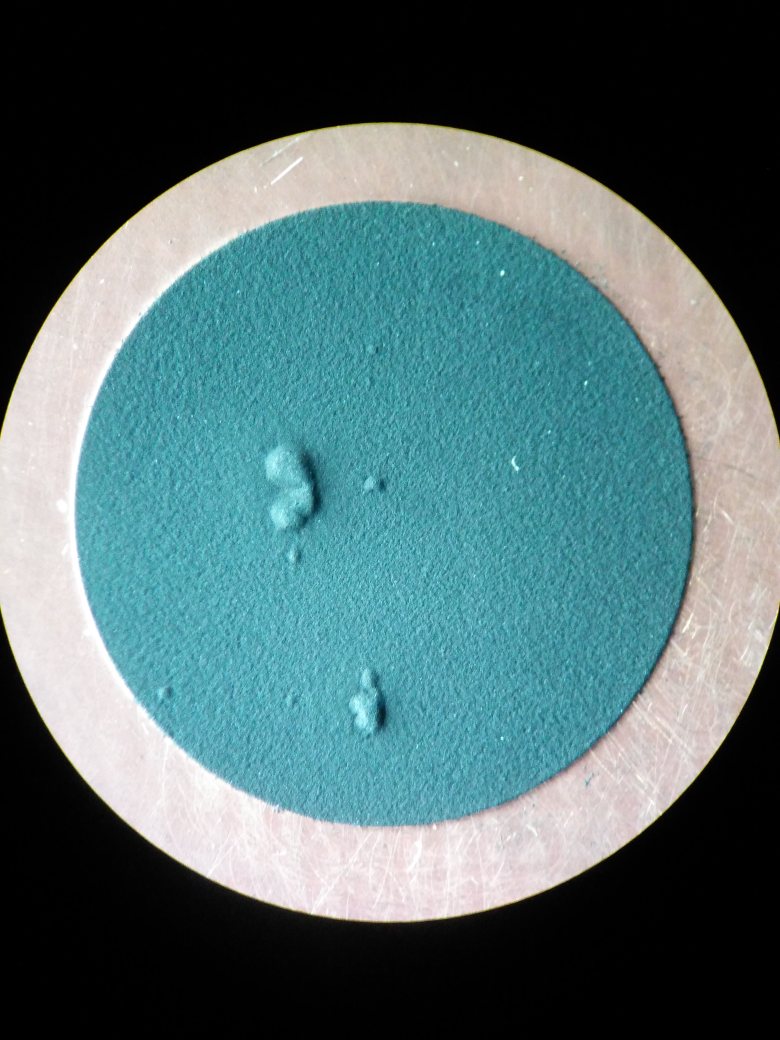
#> input picture figures/agglomerat.jpg, 3120 x 4160 px (shown at 1/4 size)
$ jupyter execute --allow-errors agglomerat2_analysis.ipynb   (shell and % lines are left out)   (older library calls are emulated)
#> lines starting #> are read from the running program, lines starting #| are printed output that depends on the picture
### utils/analyze.py
import os
import shelve
import numpy as np
import itertools
import glob
import lmfit
from skimage import draw, transform
import scipy.signal
from scipy.ndimage.filters import gaussian_filter
from scipy.ndimage.interpolation import rotate
from scipy.interpolate import interpn
import cairocffi as cairo
import matplotlib.pyplot as plt


base_dir = "data"


# [7 lines left out: function _make_prefix, not called in this run]


def load_data(directory, numbers='all', legacy=False):
#> called with directory = 'agglomerat2', legacy = False
    x, y, z, T, settings = [[] for _ in range(5)]
    if not legacy:
        t = []
    data_dir = os.path.join(base_dir, directory)
    filename_template = "%03d_%s.npy"
    if numbers == 'all':
        numbers = itertools.count(start=1)
    for i in numbers:
        try:
            x.append(np.load(os.path.join(data_dir, filename_template % (i, "x"))))
            y.append(np.load(os.path.join(data_dir, filename_template % (i, "y"))))
            z.append(np.load(os.path.join(data_dir, filename_template % (i, "z"))))
            T.append(np.load(os.path.join(data_dir, filename_template % (i, "T"))))
            if not legacy:
                t.append(np.load(os.path.join(data_dir, filename_template % (i, "t"))))
            with shelve.open(os.path.join(data_dir, '%03d_settings' % i)) as file:
                settings.append(file['settings'])
        except FileNotFoundError as error:
            if type(numbers) is itertools.count:
                break
            elif i in numbers:
                raise error
    if not legacy:
        return x, y, z, T, t, settings
    else:
        return x, y, z, T, settings

# [278 lines left out: functions load_raw_data, wiener, sensor_function, sample_shape, residual, detrend2D and 3 more, not called in this run]

### agglomerat2_analysis.ipynb
[cell 1]
from utils.analyze import load_data, detrend2D, wiener, sensor_function, sample_shape, sgolay2d
from utils.plot import plot, ProfileBuilder, plot_profile
import matplotlib.pyplot as plt
import numpy as np
import scipy.ndimage as ndi
#from scipy.ndimage import imread
#from scipy.ndimage.interpolation import rotate

#> (a cell that did not finish here is left out)

[cell 3]
def logscale(x, a=1):
    return np.log(x - x.min() + 1) ** (1/a)

#> (a cell that did not finish here is left out)

[cell 5]
mic = ndi.imread("figures/agglomerat.jpg")
#> mic is the input picture: shape (4160, 3120, 3); mean R, G, B 80.3, 108.4, 110.9
mic = ndi.interpolation.rotate(mic, -90)
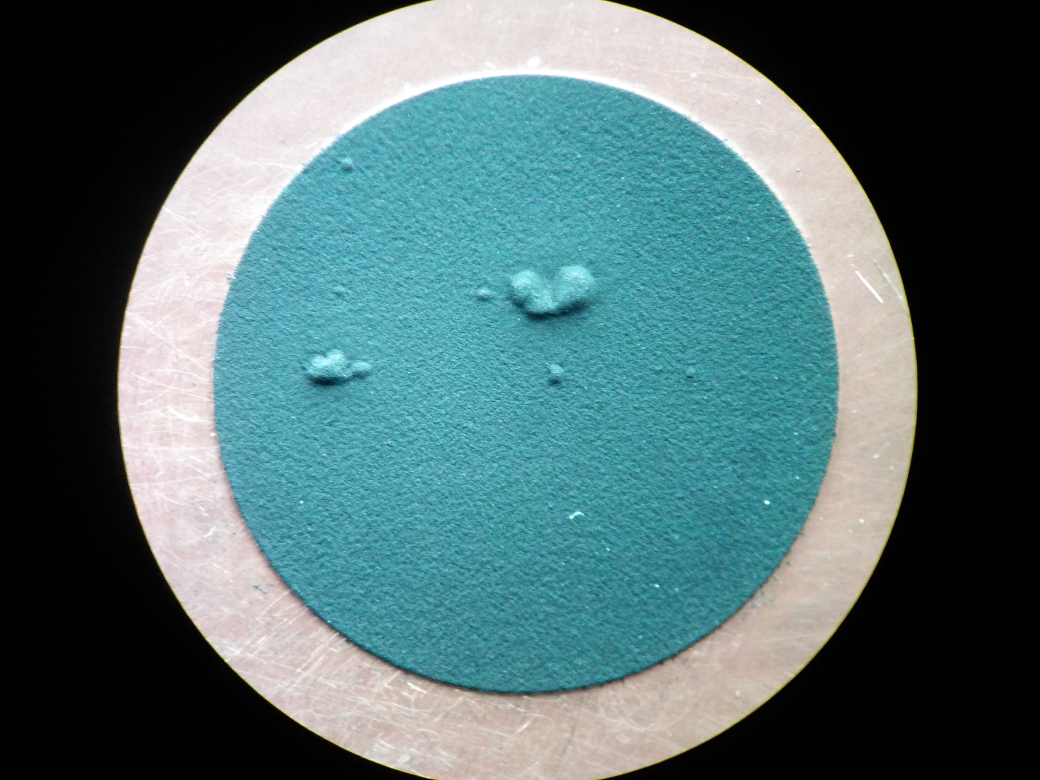
#> mic: shape (3120, 4160, 3) (shown at 1/4 size); mean R, G, B 80.3, 108.4, 110.9
plt.figure()
plt.imshow(mic)

#> (a cell that did not finish here is left out)
